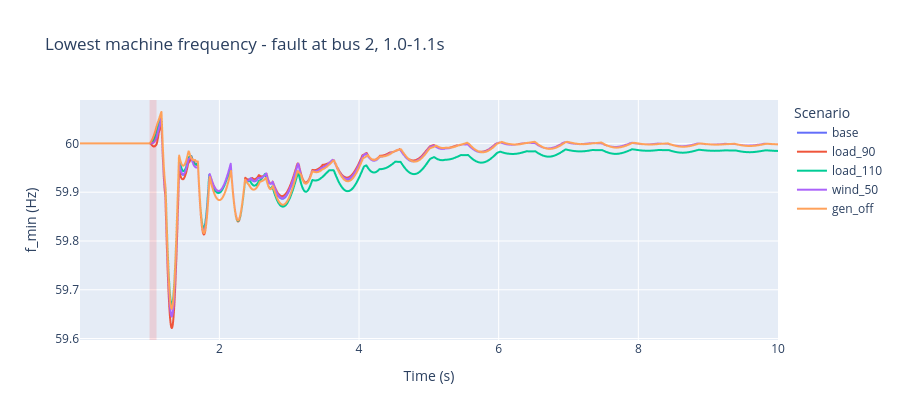
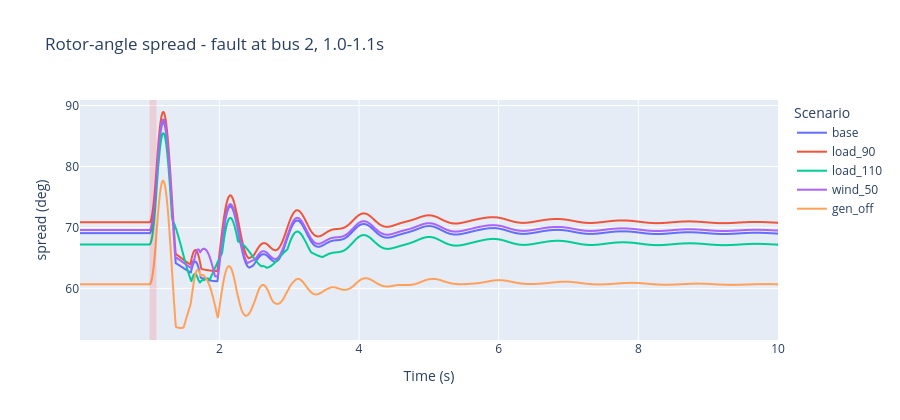

Notebook source saved alongside these figures, in order:
### Code cell
# === Scenario comparison ===
# Each reducer collapses the per-channel columns to one curve per
# scenario, which is what makes runs with different machine counts
# comparable. Add an entry to the list at the bottom to plot more.
#
# The first two are observable; the third is the internal view of
# the same swing. If the observable and internal angle curves tell
# different stories, that is worth understanding before trusting
# either.


def _vmag(df):
    vr = df[[c for c in df.columns if c.endswith("_Vr")]].to_numpy()
    vi = df[[c for c in df.columns if c.endswith("_Vi")]].to_numpy()
    return np.hypot(vr, vi)


def bus_vmin(df):
    """Weakest bus in the system at each instant."""
    return _vmag(df).min(axis=1)


def bus_angle_spread(df):
    """Widest bus-to-bus angle difference. PMU-visible."""
    vr = df[[c for c in df.columns if c.endswith("_Vr")]].to_numpy()
    vi = df[[c for c in df.columns if c.endswith("_Vi")]].to_numpy()
    va = np.unwrap(np.arctan2(vi, vr), axis=0)
    return np.rad2deg(va.max(axis=1) - va.min(axis=1))


def rotor_angle_spread(df):
    """Same question, internal states. Should settle, not grow."""
    d = np.rad2deg(df[[c for c in df.columns if c.endswith("_delta")]].to_numpy())
    return d.max(axis=1) - d.min(axis=1)


def fleet_min_freq(df):
    """Lowest machine speed as frequency. Internal."""
    w = df[[c for c in df.columns if c.endswith("_omega")]].to_numpy()
    return F_BASE * (1.0 + w.min(axis=1))


def traces(reducer, ylabel):
    """Long dataframe of one reduced curve per scenario."""
    out = []
    for name, df in MON.items():
        out.append(
            pd.DataFrame(
                {"t": df["t"].to_numpy(), ylabel: reducer(df), "scenario": name}
            )
        )
    return pd.concat(out, ignore_index=True)


for reducer, ylabel, title, obs in [
    (bus_vmin, "min |V| (pu)", "Weakest bus voltage", "observable"),
    (bus_angle_spread, "spread (deg)", "Bus angle spread", "observable"),
    (rotor_angle_spread, "spread (deg)", "Rotor angle spread", "internal"),
    (fleet_min_freq, "f_min (Hz)", "Lowest machine frequency", "internal"),
]:
    fig = px.line(
        traces(reducer, ylabel),
        x="t",
        y=ylabel,
        color="scenario",
        title=f"{title} [{obs}] - fault at bus {FAULT_BUS}, {T_ON}-{T_OFF}s",
        labels={"t": "Time (s)"},
    )
    # Shaded band marks the fault window.
    _ = fig.add_vrect(x0=T_ON, x1=T_OFF, fillcolor="red", opacity=0.12, line_width=0)
    _ = fig.update_layout(legend_title="Scenario", height=400)
    _ = fig.show()

### Figure 1 — Plotly figure (JSON) as saved in the notebook; plotly's stock layout.template omitted (floating-point values rounded to 4 significant figures; data arrays with more than 128 entries replaced by an {"elided": "..."} marker saying what was removed)
{"data": [{"hovertemplate": "scenario=base<br>Time (s)=%{x}<br>f_min (Hz)=%{y}<extra></extra>", "legendgroup": "base", "line": {"color": "#636efa", "dash": "solid"}, "marker": {"symbol": "circle"}, "mode": "lines", "name": "base", "showlegend": true, "type": "scattergl", "x": {"elided": "2400 float values"}, "xaxis": "x", "y": {"elided": "2400 float values"}, "yaxis": "y"}, {"hovertemplate": "scenario=load_90<br>Time (s)=%{x}<br>f_min (Hz)=%{y}<extra></extra>", "legendgroup": "load_90", "line": {"color": "#EF553B", "dash": "solid"}, "marker": {"symbol": "circle"}, "mode": "lines", "name": "load_90", "showlegend": true, "type": "scattergl", "x": {"elided": "2400 float values"}, "xaxis": "x", "y": {"elided": "2400 float values"}, "yaxis": "y"}, {"hovertemplate": "scenario=load_110<br>Time (s)=%{x}<br>f_min (Hz)=%{y}<extra></extra>", "legendgroup": "load_110", "line": {"color": "#00cc96", "dash": "solid"}, "marker": {"symbol": "circle"}, "mode": "lines", "name": "load_110", "showlegend": true, "type": "scattergl", "x": {"elided": "2400 float values"}, "xaxis": "x", "y": {"elided": "2400 float values"}, "yaxis": "y"}, {"hovertemplate": "scenario=wind_50<br>Time (s)=%{x}<br>f_min (Hz)=%{y}<extra></extra>", "legendgroup": "wind_50", "line": {"color": "#ab63fa", "dash": "solid"}, "marker": {"symbol": "circle"}, "mode": "lines", "name": "wind_50", "showlegend": true, "type": "scattergl", "x": {"elided": "2400 float values"}, "xaxis": "x", "y": {"elided": "2400 float values"}, "yaxis": "y"}, {"hovertemplate": "scenario=gen_off<br>Time (s)=%{x}<br>f_min (Hz)=%{y}<extra></extra>", "legendgroup": "gen_off", "line": {"color": "#FFA15A", "dash": "solid"}, "marker": {"symbol": "circle"}, "mode": "lines", "name": "gen_off", "showlegend": true, "type": "scattergl", "x": {"elided": "2400 float values"}, "xaxis": "x", "y": {"elided": "2400 float values"}, "yaxis": "y"}], "layout": {"height": 420, "legend": {"title": {"text": "Scenario"}, "tracegroupgap": 0}, "shapes": [{"fillcolor": "red", "line": {"width": 0}, "opacity": 0.12, "type": "rect", "x0": 1, "x1": 1.1, "xref": "x", "y0": 0, "y1": 1, "yref": "y domain"}], "title": {"text": "Lowest machine frequency - fault at bus 2, 1.0-1.1s"}, "xaxis": {"anchor": "y", "domain": [0, 1], "title": {"text": "Time (s)"}}, "yaxis": {"anchor": "x", "domain": [0, 1], "title": {"text": "f_min (Hz)"}}}}

### Figure 2 — Plotly figure (JSON) as saved in the notebook; plotly's stock layout.template omitted (floating-point values rounded to 4 significant figures; data arrays with more than 128 entries replaced by an {"elided": "..."} marker saying what was removed)
{"data": [{"hovertemplate": "scenario=base<br>Time (s)=%{x}<br>spread (deg)=%{y}<extra></extra>", "legendgroup": "base", "line": {"color": "#636efa", "dash": "solid"}, "marker": {"symbol": "circle"}, "mode": "lines", "name": "base", "showlegend": true, "type": "scattergl", "x": {"elided": "2400 float values"}, "xaxis": "x", "y": {"elided": "2400 float values"}, "yaxis": "y"}, {"hovertemplate": "scenario=load_90<br>Time (s)=%{x}<br>spread (deg)=%{y}<extra></extra>", "legendgroup": "load_90", "line": {"color": "#EF553B", "dash": "solid"}, "marker": {"symbol": "circle"}, "mode": "lines", "name": "load_90", "showlegend": true, "type": "scattergl", "x": {"elided": "2400 float values"}, "xaxis": "x", "y": {"elided": "2400 float values"}, "yaxis": "y"}, {"hovertemplate": "scenario=load_110<br>Time (s)=%{x}<br>spread (deg)=%{y}<extra></extra>", "legendgroup": "load_110", "line": {"color": "#00cc96", "dash": "solid"}, "marker": {"symbol": "circle"}, "mode": "lines", "name": "load_110", "showlegend": true, "type": "scattergl", "x": {"elided": "2400 float values"}, "xaxis": "x", "y": {"elided": "2400 float values"}, "yaxis": "y"}, {"hovertemplate": "scenario=wind_50<br>Time (s)=%{x}<br>spread (deg)=%{y}<extra></extra>", "legendgroup": "wind_50", "line": {"color": "#ab63fa", "dash": "solid"}, "marker": {"symbol": "circle"}, "mode": "lines", "name": "wind_50", "showlegend": true, "type": "scattergl", "x": {"elided": "2400 float values"}, "xaxis": "x", "y": {"elided": "2400 float values"}, "yaxis": "y"}, {"hovertemplate": "scenario=gen_off<br>Time (s)=%{x}<br>spread (deg)=%{y}<extra></extra>", "legendgroup": "gen_off", "line": {"color": "#FFA15A", "dash": "solid"}, "marker": {"symbol": "circle"}, "mode": "lines", "name": "gen_off", "showlegend": true, "type": "scattergl", "x": {"elided": "2400 float values"}, "xaxis": "x", "y": {"elided": "2400 float values"}, "yaxis": "y"}], "layout": {"height": 420, "legend": {"title": {"text": "Scenario"}, "tracegroupgap": 0}, "shapes": [{"fillcolor": "red", "line": {"width": 0}, "opacity": 0.12, "type": "rect", "x0": 1, "x1": 1.1, "xref": "x", "y0": 0, "y1": 1, "yref": "y domain"}], "title": {"text": "Rotor-angle spread - fault at bus 2, 1.0-1.1s"}, "xaxis": {"anchor": "y", "domain": [0, 1], "title": {"text": "Time (s)"}}, "yaxis": {"anchor": "x", "domain": [0, 1], "title": {"text": "spread (deg)"}}}}
